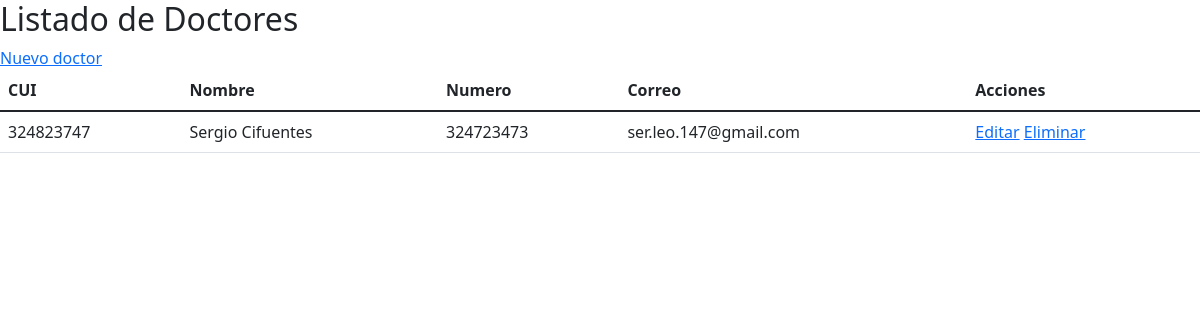
/doctor/ (signed in), run on the app's committed database.
### hostpital/models.py (models this page shows, shortened)
class Doctores(models.Model):
    cui = models.CharField(max_length=100)
    firstName = models.CharField(max_length=100)
    secondName = models.CharField(max_length=100)
    firstSurname = models.CharField(max_length=100)
    secondSurname = models.CharField(max_length=100)
    number = models.CharField(max_length=100)
    email = models.CharField(max_length=100)

### hostpital/views.py (the view)
# urls.py: path('doctor/', views.doctor_list, name='doctor_list'),
@login_required
def doctor_list(request):
    doctor = Doctores.objects.all()
    return render(request, 'hostpital/doctor_list.html', {'doctoress': doctor})

### hostpital/templates/hostpital/doctor_list.html (shortened to what this page needs)
<!DOCTYPE html>
<html lang="en">
  <head>
    <link
      href="https://cdn.jsdelivr.net/npm/bootstrap@5.1.3/dist/css/bootstrap.min.css"
      rel="stylesheet"
    />
  </head>
  <body>
    <h2>Listado de Doctores</h2>
    <a href="{% url 'new_doctor'%}">Nuevo doctor</a>
    <table class="table">
      <thead>
        <tr>
          <th scope="col">CUI</th>
          <th scope="col">Nombre</th>
          <th scope="col">Numero</th>
          <th scope="col">Correo</th>
          <th scope="col">Acciones</th>
        </tr>
      </thead>
      <tbody>
        {% for doc in doctoress %}
        <tr>
          <td>{{doc.cui}}</td>
          <td>{{doc.firstName}} {{doc.firstSurname}}</td>
          <td>{{doc.number}}</td>
          <td>{{doc.email}}</td>
          <td><a href="{% url 'doctor_edit' pk=doc.pk %}">Editar</a> <a href="{% url 'doctor_remove' pk=doc.pk %}"">Eliminar</a></td>
        </tr>
        {% endfor %}
      </tbody>
    </table>
  </body>
</html>

### data on the page
Doctores: cui "324823747", firstName "Sergio", firstSurname "Cifuentes", number "324723473", email "ser.leo.147@gmail.com"
